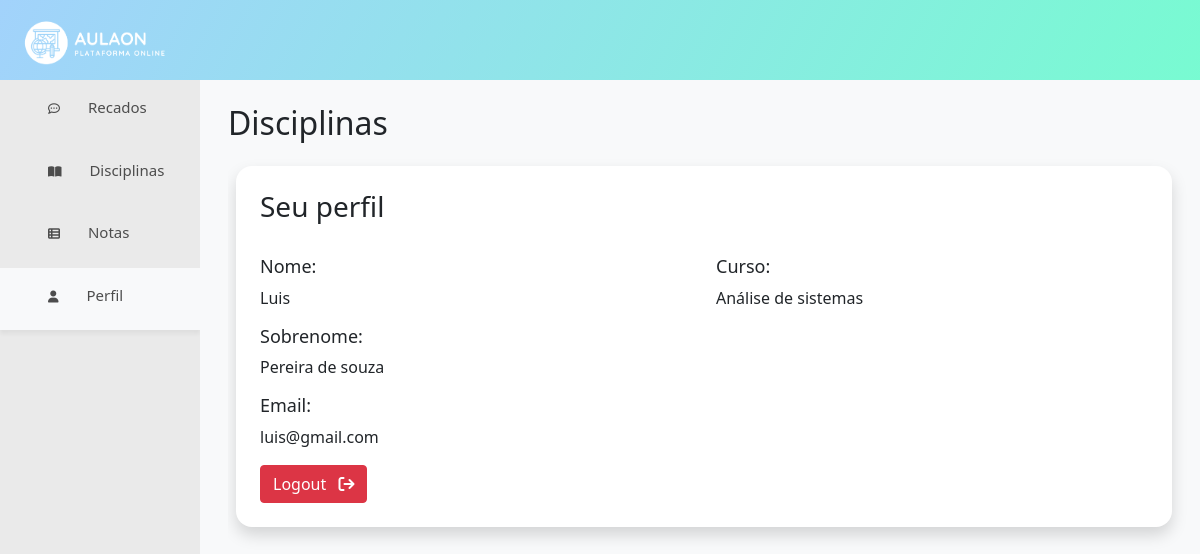
Page /perfil (signed in) on the committed database.
### flask_app.py (models this page shows, shortened)
class Aluno(db.Model, UserMixin):
    id = db.Column('id', db.Integer, primary_key=True)
    nome = db.Column(db.String(255))
    sobrenome = db.Column(db.String(255))
    email = db.Column(db.String(255))
    senha = db.Column(db.String(255))
    id_curso = db.Column(db.Integer, db.ForeignKey('curso.id'))
    presencas = db.relationship('Presenca', backref="aluno", lazy=True)
    notas = db.relationship('Nota', backref="aluno", lazy=True)

class Curso(db.Model):
    id = db.Column(db.Integer, primary_key=True)
    nome = db.Column(db.String(255))
    n_semestre = db.Column(db.Integer)
    disciplinas = db.relationship('Disciplina', secondary=curso_disciplina, backref='cursos')
    alunos = db.relationship('Aluno', backref="curso", lazy=True)

### flask_app.py (the view)
@app.route("/perfil", methods=["GET", "POST"])
def perfil():
    if not current_user.is_authenticated:
        return redirect(url_for('login'))
    nome = current_user.nome.capitalize()
    email = current_user.email
    snome = current_user.sobrenome.capitalize()
    curso = Curso.query.filter_by(id=current_user.id_curso).first().nome.capitalize()
    return render_template("perfilpage.html", nome=nome, email=email, snome=snome, curso=curso)

### flask_app.py (called while the page is built)
@login_manager.user_loader
def load_user(user_email):
    return Aluno.query.filter_by(email=user_email).first()

### templates/perfilpage.html (shortened to what this page needs)
<!DOCTYPE html>
<html lang="pt-br">
<head>
    <link href="https://cdn.jsdelivr.net/npm/bootstrap@5.0.2/dist/css/bootstrap.min.css" rel="stylesheet">
    <link rel="stylesheet" type="text/css" href="{{ url_for('static', filename='style.css') }}" media="screen" />
</head>
<body class="vh-100">
<div class="bg-degrade p-3 d-flex flex-row" style="height: 10%;">
    <img src="{{ url_for('static', filename='_img/logo_white2.png') }}" height=55>
</div>
<div class="row m-0"  style="height: 90%;">
    <div class="col-2 bg-light-2 p-0">
        <div class="drawer-item">
            <a class="drawer-item-text" href="{{ url_for('main') }}">
                <div class="pt-3 pb-2">
                <p class="ms-5"><i class="me-4 fa-regular fa-comment-dots"></i> Recados</p>
                </div>
            </a>
        </div>
        <div class="drawer-item">
            <a class="drawer-item-text"  href="{{ url_for('disciplinas') }}">
                <div class="pt-3 pb-2">
                <p class="ms-5"><i class="me-4 fa-solid fa-book-open"></i> Disciplinas </p>
                </div>
            </a>
        </div>
        <div class="drawer-item">
            <a class="drawer-item-text" href="{{ url_for('notas') }}">
                <div class="pt-3 pb-2">
                <p class="ms-5"><i class="me-4 fa-solid fa-table-list"></i> Notas </p>
                </div>
            </a>
        </div>
        <div class="drawer-item selected-item">
            <a class="drawer-item-text">
                <div class="pt-3 pb-2">
                <p class="ms-5"><i class="me-4 fa-solid fa-user"></i> Perfil </p>
                </div>
            </a>
        </div>
    </div>
    <div class="col bg-light">
        <div class="ms-3 mt-4">
            <h2> Disciplinas </h2>
            <div class="mt-2 pe-2 recados-content">
                <div class=" row g-3 p-3">
                    <div class="rounded-5 bg-body p-4 shadow">
                        <h3>Seu perfil</h3><br/>
                        <div class="row">
                            <div class="col">
                                <h4>Nome: </h4>
                                <p>{{ nome }}</p>
                                <h4>Sobrenome: </h4>
                                <p>{{ snome }}</p>
                                <h4>Email: </h4>
                                <p>{{ email }}</p>
                            </div>
                            <div class="col">
                                <h4>Curso: </h4>
                                <p>{{ curso }}</p>
                            </div>
                        </div>
                        <div>
                            <a type="button" class="btn btn-danger" href="{{url_for('logout')}}">Logout <i class="fa-solid fa-arrow-right-from-bracket ms-2"></i></a>
                        </div>
                    </div>
                </div>
            </div>
    </div>
</div>
</body>
</html>

### static/style.css (style rules this page uses)
.bg-degrade { background: linear-gradient(117.69deg, rgba(3, 101, 154, 0.35) -8.94%, rgba(0, 117, 255, 0.35) -8.93%, rgba(18, 255, 170, 0.59) 110.7%); }
.bg-light-2 { background-color: #EAEAEA; }
.rounded-5 { border-radius: 1rem; }
.selected-item { background-color: #f8f9fa; box-shadow: 0px 4px 4px rgba(0, 0, 0, 0.05); }
.drawer-item { transition: 0.2s; }
.drawer-item a { color: #4d4d4d; }
.drawer-item-text { text-decoration: none; font-style: normal; font-weight: 400; font-size: 1.25vw; }
.drawer-item-text i { font-size: 1vw; }
.recados-content { height: 75vh; overflow-y: scroll; }
h4 { font-size: large; }

### rows in the picture
Aluno: nome "Luis", sobrenome "Pereira de souza", email "luis@gmail.com"
Curso: nome "Análise de sistemas"
